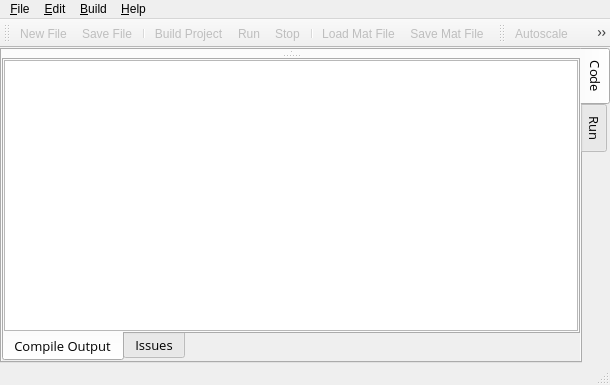
<?xml version="1.0" encoding="UTF-8"?>
<ui version="4.0">
 <class>SimDSP</class>
 <widget class="QMainWindow" name="SimDSP">
  <property name="geometry">
   <rect>
    <x>0</x>
    <y>0</y>
    <width>610</width>
    <height>385</height>
   </rect>
  </property>
  <property name="windowTitle">
   <string>SimDSP</string>
  </property>
  <property name="windowIcon">
   <iconset resource="../simdspresources.qrc">
    <normaloff>:/resources/images/icons/simdsp.png</normaloff>:/resources/images/icons/simdsp.png</iconset>
  </property>
  <property name="styleSheet">
   <string notr="true"/>
  </property>
  <widget class="QWidget" name="centralWidget">
   <layout class="QGridLayout" name="centralLayout">
    <property name="leftMargin">
     <number>0</number>
    </property>
    <property name="topMargin">
     <number>0</number>
    </property>
    <property name="rightMargin">
     <number>0</number>
    </property>
    <property name="bottomMargin">
     <number>0</number>
    </property>
    <property name="spacing">
     <number>0</number>
    </property>
    <item row="0" column="0">
     <widget class="QTabWidget" name="tabWidget">
      <property name="enabled">
       <bool>true</bool>
      </property>
      <property name="maximumSize">
       <size>
        <width>16777215</width>
        <height>16777215</height>
       </size>
      </property>
      <property name="font">
       <font>
        <family>Open Sans</family>
        <pointsize>10</pointsize>
       </font>
      </property>
      <property name="layoutDirection">
       <enum>Qt::LeftToRight</enum>
      </property>
      <property name="autoFillBackground">
       <bool>false</bool>
      </property>
      <property name="styleSheet">
       <string notr="true"/>
      </property>
      <property name="tabPosition">
       <enum>QTabWidget::East</enum>
      </property>
      <property name="currentIndex">
       <number>0</number>
      </property>
      <property name="movable">
       <bool>false</bool>
      </property>
      <widget class="QWidget" name="codeTab">
       <property name="enabled">
        <bool>true</bool>
       </property>
       <property name="sizePolicy">
        <sizepolicy hsizetype="Expanding" vsizetype="Expanding">
         <horstretch>0</horstretch>
         <verstretch>0</verstretch>
        </sizepolicy>
       </property>
       <property name="styleSheet">
        <string notr="true"/>
       </property>
       <attribute name="title">
        <string>Code</string>
       </attribute>
       <layout class="QGridLayout" name="gridLayout_7">
        <property name="leftMargin">
         <number>0</number>
        </property>
        <property name="topMargin">
         <number>0</number>
        </property>
        <property name="rightMargin">
         <number>0</number>
        </property>
        <property name="bottomMargin">
         <number>0</number>
        </property>
        <property name="spacing">
         <number>0</number>
        </property>
        <item row="0" column="0">
         <widget class="QSplitter" name="mainSplitter">
          <property name="orientation">
           <enum>Qt::Vertical</enum>
          </property>
          <widget class="QSplitter" name="codeSplitter">
           <property name="orientation">
            <enum>Qt::Horizontal</enum>
           </property>
           <widget class="SDProjectexplorer" name="widgetProject" native="true"/>
           <widget class="SDEditortab" name="widgetEditor" native="true"/>
          </widget>
          <widget class="QTabWidget" name="outputTab">
           <property name="sizePolicy">
            <sizepolicy hsizetype="Preferred" vsizetype="Preferred">
             <horstretch>0</horstretch>
             <verstretch>0</verstretch>
            </sizepolicy>
           </property>
           <property name="font">
            <font>
             <family>Open Sans</family>
             <pointsize>10</pointsize>
            </font>
           </property>
           <property name="layoutDirection">
            <enum>Qt::LeftToRight</enum>
           </property>
           <property name="autoFillBackground">
            <bool>true</bool>
           </property>
           <property name="tabPosition">
            <enum>QTabWidget::South</enum>
           </property>
           <property name="currentIndex">
            <number>0</number>
           </property>
           <property name="elideMode">
            <enum>Qt::ElideNone</enum>
           </property>
           <property name="usesScrollButtons">
            <bool>true</bool>
           </property>
           <property name="documentMode">
            <bool>false</bool>
           </property>
           <property name="tabsClosable">
            <bool>false</bool>
           </property>
           <property name="movable">
            <bool>false</bool>
           </property>
           <widget class="QWidget" name="appTab">
            <attribute name="title">
             <string>Compile Output</string>
            </attribute>
            <layout class="QGridLayout" name="gridLayout_4">
             <property name="leftMargin">
              <number>0</number>
             </property>
             <property name="topMargin">
              <number>0</number>
             </property>
             <property name="rightMargin">
              <number>0</number>
             </property>
             <property name="bottomMargin">
              <number>0</number>
             </property>
             <property name="spacing">
              <number>0</number>
             </property>
             <item row="1" column="0">
              <widget class="QTextEdit" name="compileOutput">
               <property name="sizePolicy">
                <sizepolicy hsizetype="Expanding" vsizetype="Expanding">
                 <horstretch>0</horstretch>
                 <verstretch>0</verstretch>
                </sizepolicy>
               </property>
               <property name="minimumSize">
                <size>
                 <width>0</width>
                 <height>0</height>
                </size>
               </property>
               <property name="maximumSize">
                <size>
                 <width>16777215</width>
                 <height>16777215</height>
                </size>
               </property>
               <property name="font">
                <font>
                 <family>Open Sans</family>
                 <pointsize>10</pointsize>
                </font>
               </property>
               <property name="autoFillBackground">
                <bool>false</bool>
               </property>
               <property name="lineWidth">
                <number>1</number>
               </property>
               <property name="sizeAdjustPolicy">
                <enum>QAbstractScrollArea::AdjustIgnored</enum>
               </property>
               <property name="documentTitle">
                <string/>
               </property>
               <property name="lineWrapColumnOrWidth">
                <number>0</number>
               </property>
               <property name="readOnly">
                <bool>true</bool>
               </property>
               <property name="placeholderText">
                <string/>
               </property>
              </widget>
             </item>
            </layout>
           </widget>
           <widget class="QWidget" name="issuesTab">
            <attribute name="title">
             <string>Issues</string>
            </attribute>
            <layout class="QGridLayout" name="gridLayout">
             <property name="leftMargin">
              <number>0</number>
             </property>
             <property name="topMargin">
              <number>0</number>
             </property>
             <property name="rightMargin">
              <number>0</number>
             </property>
             <property name="bottomMargin">
              <number>0</number>
             </property>
             <property name="spacing">
              <number>0</number>
             </property>
             <item row="0" column="0">
              <widget class="QTextEdit" name="issuesOutput">
               <property name="readOnly">
                <bool>true</bool>
               </property>
               <property name="html">
                <string>&lt;!DOCTYPE HTML PUBLIC &quot;-//W3C//DTD HTML 4.0//EN&quot; &quot;http://www.w3.org/TR/REC-html40/strict.dtd&quot;&gt;
&lt;html&gt;&lt;head&gt;&lt;meta name=&quot;qrichtext&quot; content=&quot;1&quot; /&gt;&lt;style type=&quot;text/css&quot;&gt;
p, li { white-space: pre-wrap; }
&lt;/style&gt;&lt;/head&gt;&lt;body style=&quot; font-family:'Open Sans','Open Sans'; font-size:10pt; font-weight:400; font-style:normal;&quot;&gt;
&lt;p style=&quot;-qt-paragraph-type:empty; margin-top:0px; margin-bottom:0px; margin-left:0px; margin-right:0px; -qt-block-indent:0; text-indent:0px; font-family:'Ubuntu'; font-size:11pt;&quot;&gt;&lt;br /&gt;&lt;/p&gt;&lt;/body&gt;&lt;/html&gt;</string>
               </property>
              </widget>
             </item>
            </layout>
           </widget>
          </widget>
         </widget>
        </item>
       </layout>
      </widget>
      <widget class="QWidget" name="runTab">
       <property name="sizePolicy">
        <sizepolicy hsizetype="Expanding" vsizetype="Expanding">
         <horstretch>0</horstretch>
         <verstretch>0</verstretch>
        </sizepolicy>
       </property>
       <attribute name="title">
        <string>Run</string>
       </attribute>
       <layout class="QGridLayout" name="gridLayout_6">
        <property name="leftMargin">
         <number>0</number>
        </property>
        <property name="topMargin">
         <number>0</number>
        </property>
        <property name="rightMargin">
         <number>0</number>
        </property>
        <property name="bottomMargin">
         <number>0</number>
        </property>
        <property name="spacing">
         <number>0</number>
        </property>
        <item row="0" column="0">
         <layout class="QGridLayout" name="runLayout">
          <property name="spacing">
           <number>0</number>
          </property>
          <item row="0" column="0">
           <widget class="SDView" name="sdview" native="true"/>
          </item>
         </layout>
        </item>
       </layout>
      </widget>
     </widget>
    </item>
   </layout>
  </widget>
  <widget class="QMenuBar" name="menuBar">
   <property name="geometry">
    <rect>
     <x>0</x>
     <y>0</y>
     <width>610</width>
     <height>22</height>
    </rect>
   </property>
   <widget class="QMenu" name="menuFile">
    <property name="title">
     <string>&amp;File</string>
    </property>
    <widget class="QMenu" name="menuRecentProjects">
     <property name="title">
      <string>Recent Projects</string>
     </property>
     <addaction name="separator"/>
     <addaction name="actionClearRecentProjects"/>
    </widget>
    <addaction name="actionNewProject"/>
    <addaction name="actionOpenProject"/>
    <addaction name="menuRecentProjects"/>
    <addaction name="separator"/>
    <addaction name="actionCloseProject"/>
    <addaction name="actionCloseAllProjectsEditors"/>
    <addaction name="separator"/>
    <addaction name="actionNewFile"/>
    <addaction name="actionSaveFile"/>
    <addaction name="separator"/>
    <addaction name="actionCloseTab"/>
    <addaction name="actionCloseAll"/>
    <addaction name="separator"/>
    <addaction name="actionQuit"/>
   </widget>
   <widget class="QMenu" name="menuHelp">
    <property name="enabled">
     <bool>true</bool>
    </property>
    <property name="title">
     <string>&amp;Help</string>
    </property>
    <addaction name="actionAbout"/>
    <addaction name="actionAboutQt"/>
   </widget>
   <widget class="QMenu" name="menuBuild">
    <property name="title">
     <string>&amp;Build</string>
    </property>
    <addaction name="actionBuildProject"/>
    <addaction name="actionCleanProject"/>
    <addaction name="separator"/>
    <addaction name="actionRun"/>
    <addaction name="actionStop"/>
    <addaction name="separator"/>
    <addaction name="actionAutoscale"/>
    <addaction name="actionResetZoom"/>
    <addaction name="separator"/>
    <addaction name="actionLoad"/>
    <addaction name="actionSave"/>
   </widget>
   <widget class="QMenu" name="menuEdit">
    <property name="title">
     <string>&amp;Edit</string>
    </property>
    <addaction name="separator"/>
    <addaction name="actionUndo"/>
    <addaction name="actionRedo"/>
    <addaction name="separator"/>
    <addaction name="actionSelectAll"/>
    <addaction name="separator"/>
    <addaction name="actionIncreaseFontSize"/>
    <addaction name="actionDecreaseFontSize"/>
    <addaction name="actionResetFontSize"/>
    <addaction name="separator"/>
    <addaction name="actionFont"/>
    <addaction name="actionResetFont"/>
   </widget>
   <addaction name="menuFile"/>
   <addaction name="menuEdit"/>
   <addaction name="menuBuild"/>
   <addaction name="menuHelp"/>
  </widget>
  <widget class="QToolBar" name="mainToolBar">
   <property name="styleSheet">
    <string notr="true"/>
   </property>
   <attribute name="toolBarArea">
    <enum>TopToolBarArea</enum>
   </attribute>
   <attribute name="toolBarBreak">
    <bool>false</bool>
   </attribute>
   <addaction name="actionNewFile"/>
   <addaction name="actionSaveFile"/>
   <addaction name="separator"/>
   <addaction name="actionBuildProject"/>
   <addaction name="actionRun"/>
   <addaction name="actionStop"/>
   <addaction name="separator"/>
   <addaction name="actionLoad"/>
   <addaction name="actionSave"/>
  </widget>
  <widget class="QStatusBar" name="statusBar"/>
  <widget class="QToolBar" name="toolBar">
   <property name="windowTitle">
    <string>toolBar</string>
   </property>
   <attribute name="toolBarArea">
    <enum>TopToolBarArea</enum>
   </attribute>
   <attribute name="toolBarBreak">
    <bool>false</bool>
   </attribute>
   <addaction name="actionAutoscale"/>
   <addaction name="actionResetZoom"/>
  </widget>
  <action name="actionQuit">
   <property name="text">
    <string>E&amp;xit</string>
   </property>
   <property name="toolTip">
    <string>Exit</string>
   </property>
   <property name="shortcut">
    <string>Ctrl+Q</string>
   </property>
  </action>
  <action name="actionLoad">
   <property name="enabled">
    <bool>false</bool>
   </property>
   <property name="icon">
    <iconset resource="../simdspresources.qrc">
     <normaloff>:/resources/images/icons/load_mat.png</normaloff>:/resources/images/icons/load_mat.png</iconset>
   </property>
   <property name="text">
    <string>Load Mat File</string>
   </property>
   <property name="toolTip">
    <string>Load Mat File</string>
   </property>
  </action>
  <action name="actionNewFile">
   <property name="enabled">
    <bool>false</bool>
   </property>
   <property name="icon">
    <iconset resource="../simdspresources.qrc">
     <normaloff>:/resources/images/icons/new_file.png</normaloff>:/resources/images/icons/new_file.png</iconset>
   </property>
   <property name="text">
    <string>&amp;New File</string>
   </property>
  </action>
  <action name="actionRun">
   <property name="enabled">
    <bool>false</bool>
   </property>
   <property name="icon">
    <iconset resource="../simdspresources.qrc">
     <normaloff>:/resources/images/icons/play.png</normaloff>:/resources/images/icons/play.png</iconset>
   </property>
   <property name="text">
    <string>Run</string>
   </property>
   <property name="shortcut">
    <string>Ctrl+R</string>
   </property>
  </action>
  <action name="actionStop">
   <property name="enabled">
    <bool>false</bool>
   </property>
   <property name="icon">
    <iconset resource="../simdspresources.qrc">
     <normaloff>:/resources/images/icons/stop.png</normaloff>:/resources/images/icons/stop.png</iconset>
   </property>
   <property name="text">
    <string>Stop</string>
   </property>
  </action>
  <action name="actionBuildProject">
   <property name="enabled">
    <bool>false</bool>
   </property>
   <property name="icon">
    <iconset resource="../simdspresources.qrc">
     <normaloff>:/resources/images/icons/builder.png</normaloff>:/resources/images/icons/builder.png</iconset>
   </property>
   <property name="text">
    <string>Build Project</string>
   </property>
   <property name="shortcut">
    <string>Ctrl+B</string>
   </property>
  </action>
  <action name="actionNewProject">
   <property name="text">
    <string>New &amp;Project</string>
   </property>
  </action>
  <action name="actionSaveProject">
   <property name="enabled">
    <bool>false</bool>
   </property>
   <property name="text">
    <string>Save Project</string>
   </property>
  </action>
  <action name="actionSaveFile">
   <property name="enabled">
    <bool>false</bool>
   </property>
   <property name="icon">
    <iconset resource="../simdspresources.qrc">
     <normaloff>:/resources/images/icons/save.png</normaloff>:/resources/images/icons/save.png</iconset>
   </property>
   <property name="text">
    <string>&amp;Save File</string>
   </property>
   <property name="shortcut">
    <string>Ctrl+S</string>
   </property>
  </action>
  <action name="actionOpenProject">
   <property name="text">
    <string>Open Project</string>
   </property>
  </action>
  <action name="actionSave">
   <property name="enabled">
    <bool>false</bool>
   </property>
   <property name="icon">
    <iconset resource="../simdspresources.qrc">
     <normaloff>:/resources/images/icons/save_mat.png</normaloff>:/resources/images/icons/save_mat.png</iconset>
   </property>
   <property name="text">
    <string>Save Mat File</string>
   </property>
   <property name="toolTip">
    <string>Save Mat File</string>
   </property>
  </action>
  <action name="actionHelpContents">
   <property name="text">
    <string>Contents</string>
   </property>
   <property name="toolTip">
    <string>Help Contents</string>
   </property>
   <property name="shortcut">
    <string>F1</string>
   </property>
  </action>
  <action name="actionIncreaseFontSize">
   <property name="enabled">
    <bool>false</bool>
   </property>
   <property name="text">
    <string>Increase Font Size</string>
   </property>
   <property name="shortcut">
    <string>Ctrl++</string>
   </property>
  </action>
  <action name="actionDecreaseFontSize">
   <property name="enabled">
    <bool>false</bool>
   </property>
   <property name="text">
    <string>Decrease Font Size</string>
   </property>
   <property name="shortcut">
    <string>Ctrl+-</string>
   </property>
  </action>
  <action name="actionResetFontSize">
   <property name="enabled">
    <bool>false</bool>
   </property>
   <property name="text">
    <string>Reset Font Size</string>
   </property>
   <property name="shortcut">
    <string>Ctrl+0</string>
   </property>
  </action>
  <action name="actionFont">
   <property name="enabled">
    <bool>false</bool>
   </property>
   <property name="text">
    <string>Font</string>
   </property>
  </action>
  <action name="actionCleanProject">
   <property name="enabled">
    <bool>false</bool>
   </property>
   <property name="text">
    <string>Clean Project</string>
   </property>
  </action>
  <action name="actionCloseProject">
   <property name="enabled">
    <bool>false</bool>
   </property>
   <property name="text">
    <string>Close Project</string>
   </property>
  </action>
  <action name="actionCloseAllProjectsEditors">
   <property name="enabled">
    <bool>false</bool>
   </property>
   <property name="text">
    <string>Close All Projects and Editors</string>
   </property>
  </action>
  <action name="actionCloseTab">
   <property name="enabled">
    <bool>false</bool>
   </property>
   <property name="text">
    <string>Close Tab</string>
   </property>
   <property name="shortcut">
    <string>Ctrl+W</string>
   </property>
  </action>
  <action name="actionCloseAll">
   <property name="enabled">
    <bool>false</bool>
   </property>
   <property name="text">
    <string>Close All</string>
   </property>
   <property name="shortcut">
    <string>Ctrl+Shift+W</string>
   </property>
  </action>
  <action name="actionResetFont">
   <property name="enabled">
    <bool>false</bool>
   </property>
   <property name="text">
    <string>Reset Font</string>
   </property>
  </action>
  <action name="actionSelectAll">
   <property name="enabled">
    <bool>false</bool>
   </property>
   <property name="text">
    <string>Select &amp;All</string>
   </property>
   <property name="shortcut">
    <string>Ctrl+A</string>
   </property>
  </action>
  <action name="actionAbout">
   <property name="text">
    <string>About &amp;SimDSP</string>
   </property>
  </action>
  <action name="actionAboutQt">
   <property name="text">
    <string>About Qt</string>
   </property>
  </action>
  <action name="actionUndo">
   <property name="enabled">
    <bool>false</bool>
   </property>
   <property name="text">
    <string>Undo</string>
   </property>
   <property name="shortcut">
    <string>Ctrl+Z</string>
   </property>
  </action>
  <action name="actionRedo">
   <property name="enabled">
    <bool>false</bool>
   </property>
   <property name="text">
    <string>Redo</string>
   </property>
   <property name="shortcut">
    <string>Ctrl+Shift+Z</string>
   </property>
  </action>
  <action name="actionAutoscale">
   <property name="enabled">
    <bool>false</bool>
   </property>
   <property name="icon">
    <iconset resource="../simdspresources.qrc">
     <normaloff>:/resources/images/icons/autoscale.png</normaloff>:/resources/images/icons/autoscale.png</iconset>
   </property>
   <property name="text">
    <string>Autoscale</string>
   </property>
  </action>
  <action name="actionResetZoom">
   <property name="enabled">
    <bool>false</bool>
   </property>
   <property name="icon">
    <iconset resource="../simdspresources.qrc">
     <normaloff>:/resources/images/icons/resetzoom.png</normaloff>:/resources/images/icons/resetzoom.png</iconset>
   </property>
   <property name="text">
    <string>Reset Zoom</string>
   </property>
  </action>
  <action name="actionRecentProjects">
   <property name="text">
    <string>Recent Projects</string>
   </property>
  </action>
  <action name="actionClearRecentProjects">
   <property name="text">
    <string>Clear Project History</string>
   </property>
  </action>
 </widget>
 <layoutdefault spacing="6" margin="11"/>
 <customwidgets>
  <customwidget>
   <class>SDEditortab</class>
   <extends>QWidget</extends>
   <header>editor/sdeditortab.h</header>
   <container>1</container>
  </customwidget>
  <customwidget>
   <class>SDProjectexplorer</class>
   <extends>QWidget</extends>
   <header>project/sdprojectexplorer.h</header>
   <container>1</container>
  </customwidget>
  <customwidget>
   <class>SDView</class>
   <extends>QWidget</extends>
   <header>view/sdview.h</header>
   <container>1</container>
  </customwidget>
 </customwidgets>
 <resources>
  <include location="simdspresources.qrc"/>
 </resources>
 <connections/>
</ui>
